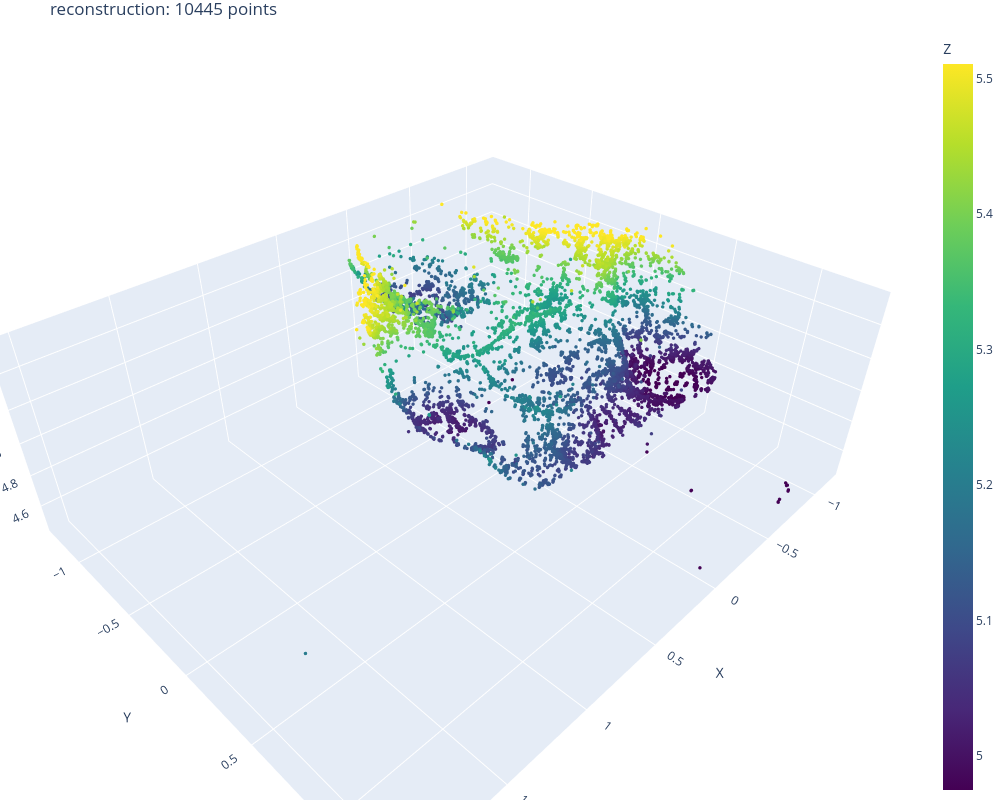

The notebook cell saved with this chart:
### Code cell
P = np.asarray(points_3d)
z = P[:, 2]
keep = (z > 0) & (z < np.percentile(z[z > 0], 98))
P = P[keep]

cmin, cmax = np.percentile(P[:, 2], [2, 98])      # <-- here

fig = go.Figure()
fig.add_trace(go.Scatter3d(
    x=P[:, 0], y=P[:, 1], z=P[:, 2],
    mode="markers",
    marker=dict(
        size=2,
        color=P[:, 2],
        colorscale="Viridis",
        cmin=cmin, cmax=cmax,                      # <-- and here
        colorbar=dict(title="Z"),
    )
))

fig.update_layout(
    scene=dict(
        xaxis_title="X", yaxis_title="Y", zaxis_title="Z",
        aspectmode="data",
    ),
    width=1000,
    height=800,
    margin=dict(l=0, r=0, t=30, b=0),
    title=f"reconstruction: {len(P)} points",
)

### Figure 1 — Plotly figure (JSON) as saved in the notebook; plotly's stock layout.template omitted (floating-point values rounded to 4 significant figures; data arrays with more than 128 entries replaced by an {"elided": "..."} marker saying what was removed)
{"data": [{"marker": {"cmax": 5.511, "cmin": 4.975, "color": {"elided": "10445 float values"}, "colorbar": {"title": {"text": "Z"}}, "colorscale": [[0, "#440154"], [0.1111, "#482878"], [0.2222, "#3e4989"], [0.3333, "#31688e"], [0.4444, "#26828e"], [0.5556, "#1f9e89"], [0.6667, "#35b779"], [0.7778, "#6ece58"], [0.8889, "#b5de2b"], [1, "#fde725"]], "size": 2}, "mode": "markers", "type": "scatter3d", "x": {"elided": "10445 float values"}, "y": {"elided": "10445 float values"}, "z": {"elided": "10445 float values"}}], "layout": {"height": 800, "margin": {"b": 0, "l": 0, "r": 0, "t": 30}, "scene": {"aspectmode": "data", "xaxis": {"title": {"text": "X"}}, "yaxis": {"title": {"text": "Y"}}, "zaxis": {"title": {"text": "Z"}}}, "title": {"text": "reconstruction: 10445 points"}, "width": 1000}}
